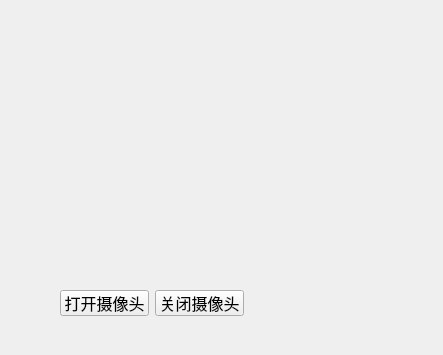
<?xml version="1.0" encoding="UTF-8"?>
<ui version="4.0">
 <class>Eye</class>
 <widget class="QWidget" name="Eye">
  <property name="geometry">
   <rect>
    <x>0</x>
    <y>0</y>
    <width>443</width>
    <height>355</height>
   </rect>
  </property>
  <property name="windowTitle">
   <string>Form</string>
  </property>
  <widget class="QWidget" name="">
   <property name="geometry">
    <rect>
     <x>60</x>
     <y>290</y>
     <width>184</width>
     <height>26</height>
    </rect>
   </property>
   <layout class="QHBoxLayout" name="horizontalLayout">
    <item>
     <widget class="QPushButton" name="OpencameraButton">
      <property name="font">
       <font>
        <family>楷体</family>
        <pointsize>12</pointsize>
       </font>
      </property>
      <property name="text">
       <string>打开摄像头</string>
      </property>
     </widget>
    </item>
    <item>
     <widget class="QPushButton" name="ClosecameraButton">
      <property name="font">
       <font>
        <family>楷体</family>
        <pointsize>12</pointsize>
       </font>
      </property>
      <property name="text">
       <string>关闭摄像头</string>
      </property>
     </widget>
    </item>
   </layout>
  </widget>
 </widget>
 <resources/>
 <connections/>
</ui>
